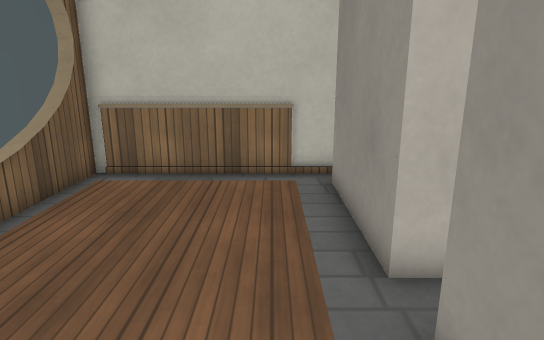
view 1 (above)

16 first-person views from a walk through a Godot game level. The camera is 1.4 m above the floor, tilts 14° down and sees 75° across. The floor is counted in squares, 0.5 m on a side. Each view is taken from the middle of a square. On the plan, view 1 faces up. The plan holds only what a view shows up to about 20 squares ahead; the rest is blank. Surface patterns are stand-ins for the level's own textures.

view 2
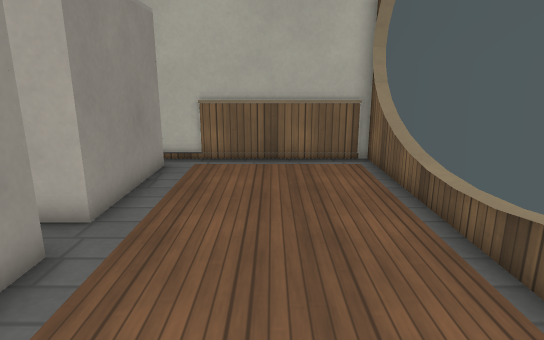

view 3
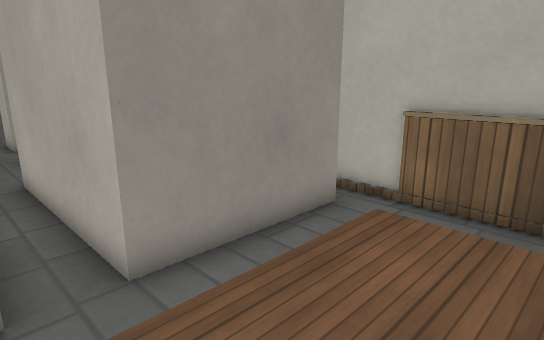

view 4
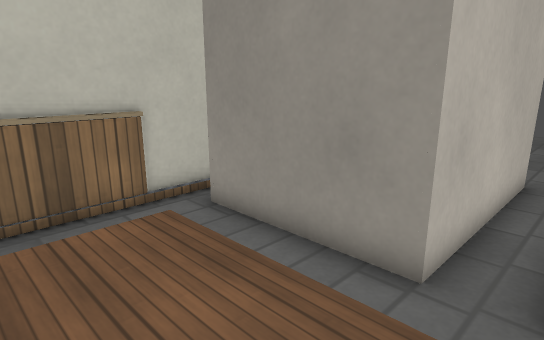

view 5
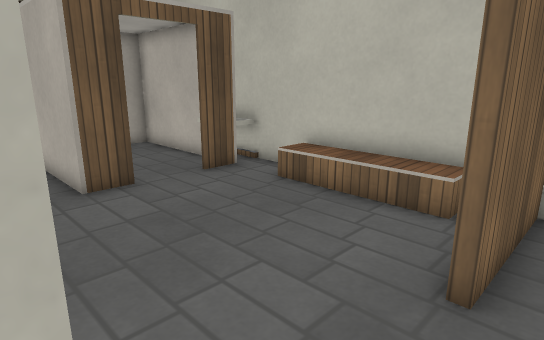

view 6
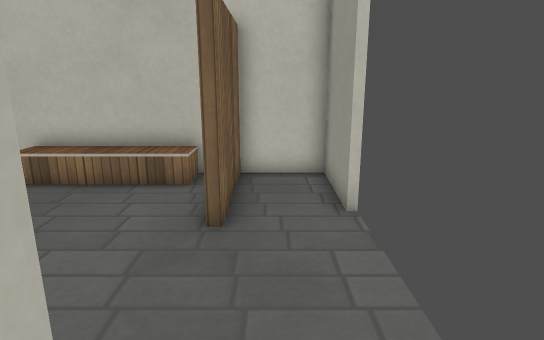

view 7
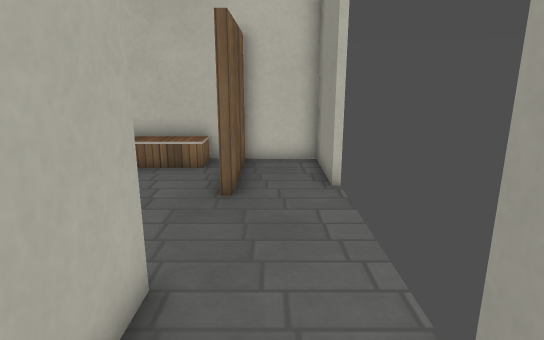

view 8
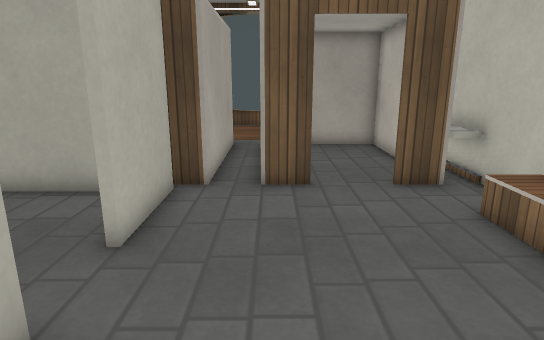

view 9
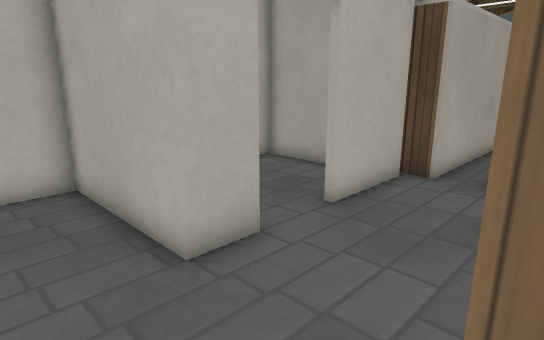

view 10
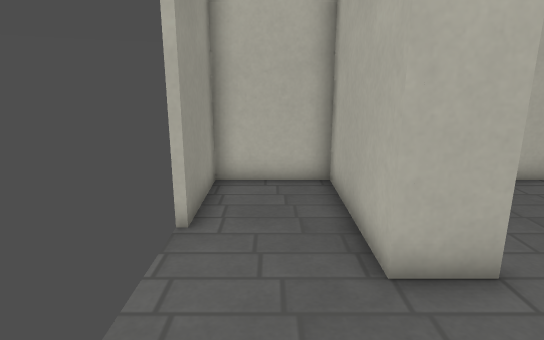

view 11
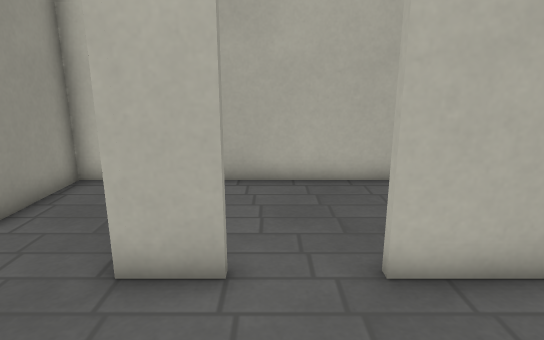

view 12
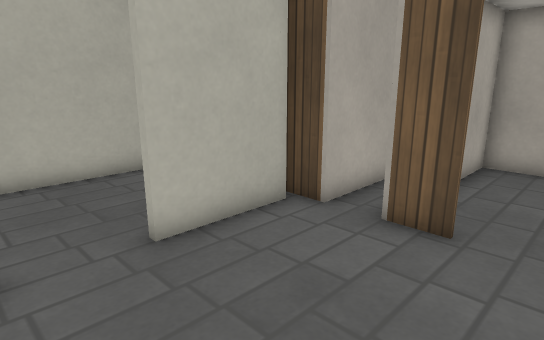

view 13
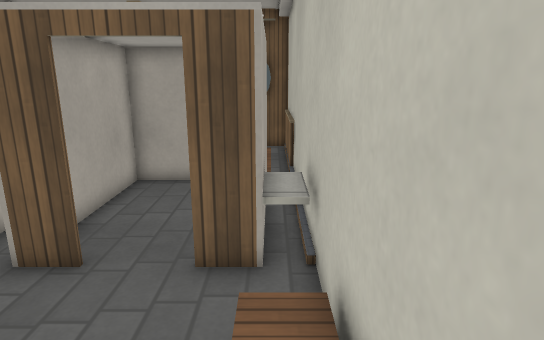

view 14
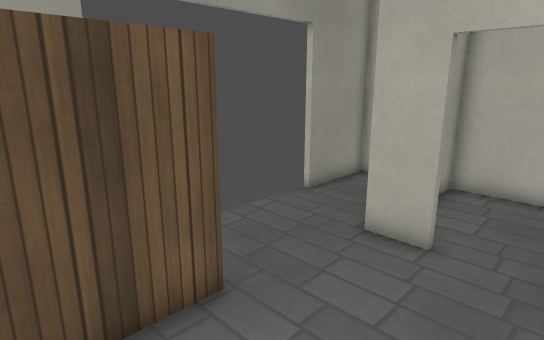

view 15
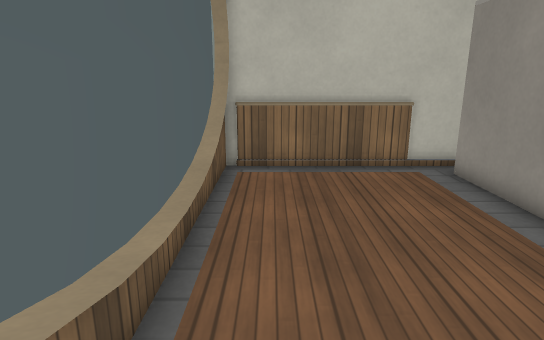

view 16
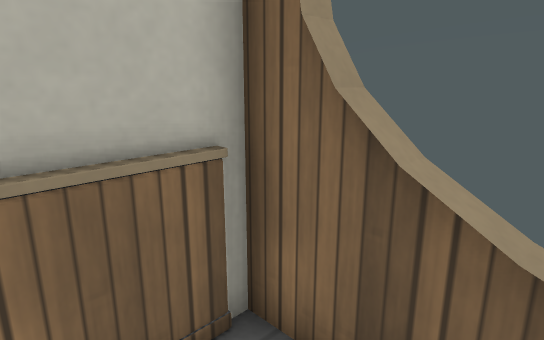

### Floor plan
Points are (right, up) in squares from view 1. A wall is a line through its corners. A room is listed if a view was taken in it or the views show most of it. See-through windows are left out.
Room 1 (views 1, 2, 3, 4, 15, 16)
walls: (-5.6, 1.6) (-5.6, -3) (2.5, -3); (1.7, -2) (1.7, 3.2) (8.4, 3.2); (0.6, 10.7) (-5.2, 10.7); (1.9, 10.9) (-6, 10.9); (-5.2, -2.8) (0.6, -2.8); (-5.6, 11) (-5.6, 6.6); (8.4, 4.7) (1.7, 4.7) (1.7, 9.9)
ways out: opening at (8, 4) to room 2
Room 2 (views 5, 6, 7, 8, 9, 10, 11, 12, 13, 14)
walls: (14.6, 2.4) (16.3, 2.4) (16.3, -3) (19.7, -3) (19.7, 0.5); (8.4, 6.1) (8.4, 4.7); (8.8, 2.4) (12.4, 2.4); (8.4, 3.2) (8.4, 1.9); (19.7, 7.4) (19.7, 10.9) (17, 10.9) (17, 6.6) (16.7, 6.6) (16.7, 9.8); (16.1, 10.9) (7.9, 10.9); (8.4, 10.8) (8.4, 8.4)
ways out: opening at (8, 4) to room 1; opening at (13.5, 2) to room 3; opening at (8, 7.5) to room 4
Room 3 (no view inside)
walls: (9.1, 0.5) (9.1, -3) (16.1, -3) (16.1, -1.9)
ways out: opening at (13.5, 2) to room 2
Room 4 (no view inside)
walls: (6.5, 9.7) (1.8, 9.7) (1.8, 4.8) (6.2, 4.8); (7.9, 10.9) (1.9, 10.9)
ways out: opening at (8, 7.5) to room 2

Where each view was taken, in squares from view 1:
view 1: 0 up, 0 right, facing up
view 2: 10 up, 2 left, facing down
view 3: 5 up, 3 left, facing down-right
view 4: 3 up, 3 left, facing up-right
view 5: 2 up, 18 right, facing up-left
view 6: 0 up, 18 right, facing up
view 7: 2 down, 18 right, facing up
view 8: 5 up, 18 right, facing left
view 9: 7 up, 19 right, facing down-left
view 10: 7 up, 18 right, facing down
view 11: 7 up, 14 right, facing down
view 12: 8 up, 15 right, facing down-left
view 13: 10 up, 15 right, facing left
view 14: 10 up, 12 right, facing down-right
view 15: 1 down, 4 left, facing up
view 16: 0 up, 3 left, facing down-left
